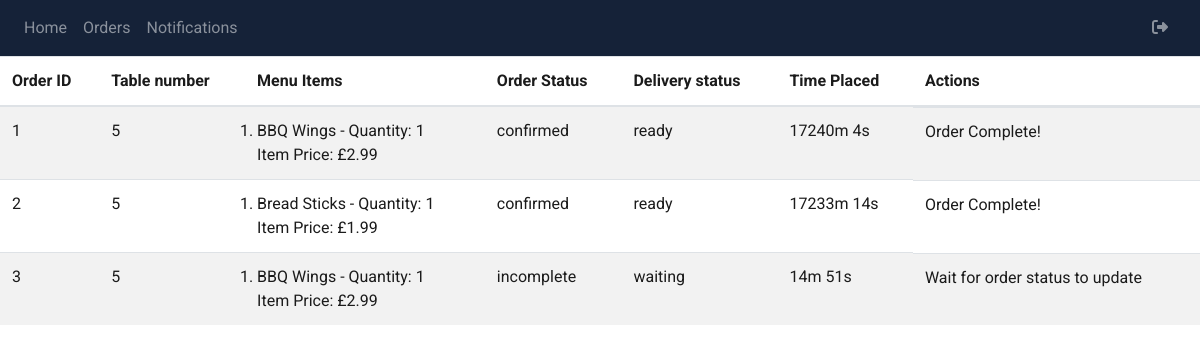
Page /kitchen/view-orders (signed in) on the committed database.
### packages/models.py (models this page shows, shortened)
class Order(db.Model):
    __tablename__ = "orders"
    id = db.Column(db.Integer, primary_key = True)
    user_id = db.Column(db.Integer, db.ForeignKey('users.id'))
    order_menu_items = db.relationship("OrderMenuItem", backref = "order", lazy = "dynamic")
    order_total = db.Column(db.Float, nullable = False, default = 0)
    status = db.Column(db.Enum('confirmed', 'incomplete', name='order_status'), nullable = False, default = 'incomplete')
    payment_status = db.Column(db.Enum('paid', 'unpaid', name='payment_status'), nullable = False, default = 'unpaid')
    delivery_status = db.Column(db.Enum('waiting', 'preparing', 'ready', 'otw', 'delivered', name='delivery_status'), nullable = False, default = 'waiting')
    time_placed = db.Column(db.DateTime, nullable=False, default=datetime.utcnow())

class User(db.Model):
    __tablename__ = "users"
    id = db.Column(db.Integer, primary_key = True, autoincrement = True)
    username = db.Column(db.String(100), unique = True, nullable = False)
    password = db.Column(db.String(1000), nullable = False)
    user_type = db.Column(db.Enum('customer', 'waiter', 'kitchen_staff','admin', name='user_type'), nullable = False)
    table_number = db.Column(db.Integer)
    table_number_start = db.Column(db.Integer)
    table_number_end = db.Column(db.Integer)

class MenuItem(db.Model):
    __tablename__ = "menu_items"
    id = db.Column(db.Integer, primary_key=True, autoincrement=True)
    name = db.Column(db.String(100), nullable=False)
    price = db.Column(db.Float, nullable=False)
    description = db.Column(db.String(300))
    ingredients = db.relationship("Ingredient", secondary=menu_item_ingredient, lazy="dynamic")
    calories = db.Column(db.Integer)
    type = db.Column(db.Enum('starters', 'mains', 'sides', 'desserts', 'drinks', name='MenuItem_type'), nullable=False)
    picture = db.Column(db.String(200), nullable=True)
    featured = db.Column(db.Boolean, default=False, nullable=True)

class OrderMenuItem(db.Model):
    __tablename__ = "order_menu_item"
    id = db.Column(db.Integer, primary_key = True, autoincrement = True)
    order_id = db.Column(db.Integer, db.ForeignKey("orders.id"), nullable = False)
    menu_item_id = db.Column(db.Integer, db.ForeignKey("menu_items.id"), nullable = False)
    quantity = db.Column(db.Integer, nullable = False, default = 1)
    item_price = db.Column(db.Float, nullable = False, default = 0)

### kitchen/kitchen.py (the view)
@kitchen.route('view-orders')
@kitchenstaff_required
def viewOrders():
    orders = Order.query.filter(not_(Order.delivery_status == 'delivered')).all()
    menu_items = MenuItem.query.all()
    users = User.query.all()
    return render_template('kitchen-view-order.html', orders = orders, menu_items = menu_items, users = users)

### kitchen/static/functions/kitchen_functions.py (called while the page is built, shortened)
def kitchenstaff_required(func):
    @functools.wraps(func)
    def wrapper(*args, **kwargs):
        return func(*args, **kwargs)
    return wrapper

### kitchen/templates/Kitchen-view-order.html (shortened to what this page needs)
{% extends "base.html" %} {% block title %}Display all Orders{% endblock %}
{% block content %}
<link rel="stylesheet" href="./static/style/kitchen-style.css">
<div class = "view-orders">
   <div class="orders">
      <table class="table table-striped">
         <thead>
            <tr>
               <th>Order ID</th>
               <th>Table number</th>
               <th>Menu Items</th>
               <th>Order Status</th>
               <th>Delivery status</th>
               <th>Time Placed</th>
               <th>Actions</th>
            </tr>
         </thead>
         <tbody>
            {% for item in orders %}
            <tr>
               <td>{{ item.id }}</td>
               <td>
                  {% for user in users %}
                  {% if user.id == item.user_id %}
                  {{ user.table_number }}
                  {% endif %}
                  {% endfor %}
               </td>
               <td>
                  <ol>
                     {% for order_menu_item in item.order_menu_items %}
                     {% for menu_item in menu_items %}
                     {% if order_menu_item.menu_item_id == menu_item.id %}
                     <li>
                        {{menu_item.name}} - Quantity: {{order_menu_item.quantity}}
                        <br> Item Price: £{{order_menu_item.item_price}}
                     </li>
                     {% endif %}
                     {% endfor %}
                     {% endfor %}
                  </ol>
               </td>
               <td>{{ item.status }}</td>
               <td>{{item.delivery_status}}</td>
               <td id="time-placed-{{ item.id }}">{{ item.time_placed.strftime('%Y-%m-%d %H:%M:%S') }}</td>
               <td class="button-cell">
                  {% if item.status == 'incomplete' %}
                  <p>Wait for order status to update</p>
                  {% else %}
                  {% if item.delivery_status == 'waiting' %}
                  <form action="{{ url_for('kitchen.changeDelivery', order_id=item.id, status = 'preparing', user_id = item.user_id) }}" method="post">
                     <button type="submit" class="btn btn-success order-button"> Preparing! </button>
                  </form>
                  {% else %}
                  <p>Order Complete!</p>
                  {% endif %}
                  {% endif %}
               </td>
            </tr>
            {% endfor %}
         </tbody>
      </table>
   </div>
</div>
{%endblock%}

### kitchen/static/style/kitchen-style.css (style rules this page uses)
.view-orders { background-repeat: no-repeat; background-size: cover; min-height: 100vh; color: #1b1b1b; }
.table-striped { color: #1b1b1b; }
.button-cell { display: flex; flex-direction: column; }

### templates/base.html (style rules this page uses)
* { font-family: 'Roboto', sans-serif; }

### kitchen/templates/Kitchen-view-order.html (style rules this page uses)
ol { padding: 0; margin: 0; }
ol li { margin-left: 0; }

### rows in the picture
Order: id "1", status "confirmed", delivery_status "ready", shows "Order Complete!"
User: table_number "5"
OrderMenuItem: quantity "1", item_price "2.99"
MenuItem: name "BBQ Wings"
Order: id "2", status "confirmed", delivery_status "ready", shows "Order Complete!"
OrderMenuItem: quantity "1", item_price "1.99"
MenuItem: name "Bread Sticks"
Order: id "3", status "incomplete", delivery_status "waiting", shows "Wait for order status to update"
OrderMenuItem: quantity "1", item_price "2.99"
